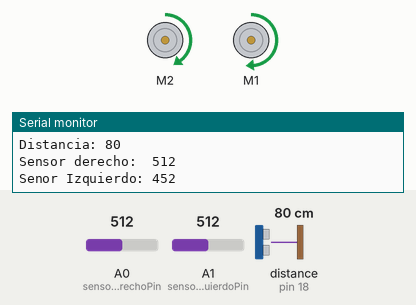
Simulated run of this sketch. Board: Arduino Uno, built with avr-gcc and run on an emulated ATmega328P. On the bench: 2 × DC motor (green arrow = forward, orange = backward, longer = faster), the last lines printed to the serial monitor. Wiring (inferred from the names in the program): ultrasonic range finder: trigger pin 19; echo pin 18. The inputs (shaded band) are chosen by the test bench; at power-on: distance to the obstacle (sensor on pin 18) 80 cm, A0 (sensorDerechoPin) = 512, A1 (sensorIzquierdoPin) = 512. The echo pulse lasts 58.3 µs per cm.

Above: at 1.2 s.
1.3 s: distance to the obstacle (sensor on pin 18) set to 17 cm
4.3 s: distance to the obstacle (sensor on pin 18) set to 14 cm
At 5.5 s:
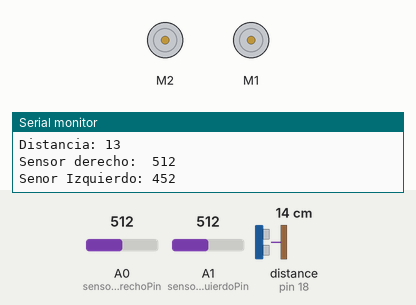
5.8 s: A0 (sensorDerechoPin) set to 592
8.8 s: A0 (sensorDerechoPin) set to 612
At 9.2 s:
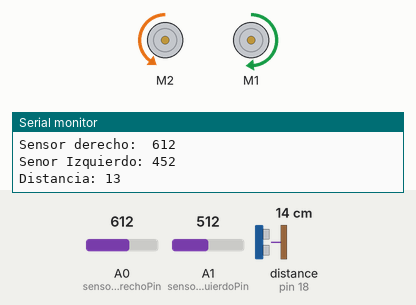
10.3 s: A1 (sensorIzquierdoPin) set to 540
At 11.6 s:
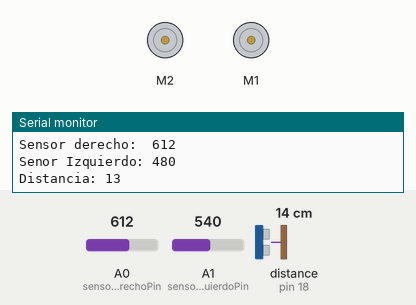
13.3 s: A1 (sensorIzquierdoPin) set to 900
At 14.1 s:
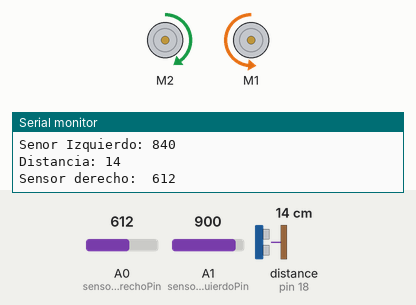
Timing chart, 0 to 15.8 s (numbered marks = the images above; inputs shaded):
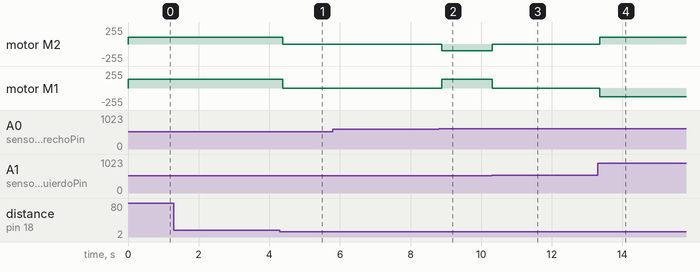

Measured:
- the behaviour switches between 16 and 15 cm on distance to the obstacle (sensor on pin 18) (found by bisection; images 0 and 1)
- the behaviour switches between 602 and 603 on A0 (sensorDerechoPin) (found by bisection; images 1 and 2)
- the behaviour switches between 521 and 522 on A1 (sensorIzquierdoPin) (found by bisection; images 2 and 3)
- after the input at 4.3 s, motor M2: forward 100/255 → stopped after 0.08 s; motor M1: forward 132/255 → stopped after 0.08 s
- after the input at 8.8 s, motor M2: stopped → backward 100/255 after 0.08 s; motor M1: stopped → forward 132/255 after 0.08 s
- after the input at 10.3 s, motor M2: backward 100/255 → stopped at once; motor M1: forward 132/255 → stopped at once
- after the input at 13.3 s, motor M2: stopped → forward 100/255 after 0.06 s; motor M1: stopped → backward 132/255 after 0.06 s

The sketch:

Manual_RMCA_P5_3.ino
```cpp
#define sensorDerechoPin 0//Pin analógico #0
#define sensorIzquierdoPin 1//Pin analógico #1

#define trigPin 19
#define echoPin 18

#include <AFMotor.h>


int valSD=0;//Variable para guardar el valor leido en el sensor derecho
int valSI=0;//Variable para guardar el valor leido en el sensor izquierdo
int compensacionSenLuz= 60;//Valor obtenido en el paso 5 de la práctica 5

//Ajustar este valor de ser necesario para tener una respuesta satisfactoria del robot
int difSenLuz=150;//diferencia mínima entre los valores de los sensores de luz para la toma de decisones


AF_DCMotor motorR(2);//El motor derecho está conectado a M2 en el Motor Shield
AF_DCMotor motorL(1);//El motor izquierdo está conectado a M1 en el Motor Shield

//Velocidades calibradas para giro en linea recta
//Coloca aquí las velocidades calibradas de tu robot
int vm_derecho_F=100;//velocidad del motor derecho para avance
int vm_derecho_B=100;//velocidad del motor derecho para retroceso
int vm_izquierdo_F=132;//velocidad del motor izquierdo para avance
int vm_izquierdo_B=132;//velocidad del motor izquierdo para retroceso

void setup() {

  Serial.begin(9600);//Inicializamos la comunicación serial
  pinMode(trigPin, OUTPUT);
  pinMode(echoPin, INPUT);

  // Encendemos los motores a una velocidad = 100/255
  motorR.setSpeed(100);
  motorL.setSpeed(100);
  motorR.run(RELEASE);//liberamos los motores
  motorL.run(RELEASE);
}

void loop() {
  long d=medirDistancia();//Obtenemos la distancia
  Serial.print("Distancia: ");
  Serial.println(d);//Imprimimos la distancia obtenida
  valSD = analogRead(sensorDerechoPin);//Tomamos la lectura analógica del sensor derecho y guardamos el valor
  valSI = analogRead(sensorIzquierdoPin);//Tomamos la lectura analógica del sensor izquierdo y guardamos el valor
  valSI = valSI - compensacionSenLuz;//Ajustamos el valor del sensor izquierdo al ser el qeu regsitró un valor mayor consistente en las pruebas realizadas en el paso 5 de la práctica 5
  //valSD = valSD - difSenLuz;//Descomenta esta linea si en tu caso fué el sensor derecho el de mayor valor promedio
  Serial.print("Sensor derecho:  ");//imprimimos sin salto de línea
  Serial.println(valSD);//Imprimimos con salto de línea
  Serial.print("Senor Izquierdo: ");//imprimimos sin salto de línea
  Serial.println(valSI);//imprimimos con salto de línea
  Serial.println();//Imprimimos un salto de línea adicional para teenr un formato fácil de leer en el monitor serie

  //delay(1000);descomenta para ver los valores en el monitor serie y comenta para dejar al robot funcionando//


  if(d>15){//Avanzamos mientras la distancia sea mayor a 15cm
    //Si la diferencia entre los los dos sensores es mayor al valor establecido en la variable difSenLuz avanzamos en curva
    if(abs(valSD - valSI) > difSenLuz){
      if(valSD > valSI) {curvaD();}
      if(valSI > valSD) {curvaI();}
    }
    else{
    //Si la diferencia no es mayor al valor difSenLuz
    avanzar();
    }
  }
  else{//Si la distancia es menor a 15cm

    //Si la diferencia entre los los dos sensores es mayor al valor establecido en la variable difSenLuz giramos para seguir avanzando
    if(abs(valSD - valSI) > difSenLuz){

      if(valSD > valSI) {//Giramos hacia la derecha cuando se incide más luz en el sensor derecho
        giroSinDesplazamientoD();

        delay(100);//mantenemos el giro pur una fracción de segundo para girar por lo menos 90 grados, modificar de ser necesario
        }
      if(valSI > valSD) {//Giramos hacia la izquierda cuando se incide más luz en el sensor izquierdo
        giroSinDesplazamientoI();
        delay(100);//mantenemos el giro pur una fracción de segundo para girar por lo menos 90 grados, modificar de ser necesario
        }

    }
    else{
      detenerse();
    }
  }
}


//Creamos la fucnción detenerse() para tener menos líneas de código dentro de la estructura loop(){}
//La función es de tipo void porque no regresa ningún valor
void detenerse(){
    motorR.run(RELEASE);
    motorL.run(RELEASE);
}

//Creamos la fucnción avanzar() para tener menos líneas de código dentro de la estructura loop(){}
//La función es de tipo void porque no regresa ningún valor
void avanzar(){
  motorR.setSpeed(vm_derecho_F );
  motorL.setSpeed(vm_izquierdo_F);
  motorR.run(FORWARD);
  motorL.run(FORWARD);
}

void giroSinDesplazamientoD(){
  motorR.setSpeed(vm_derecho_B );
  motorL.setSpeed(vm_izquierdo_F);
  motorR.run(BACKWARD);
  motorL.run(FORWARD);
}

void giroSinDesplazamientoI(){
  motorR.setSpeed(vm_derecho_F );
  motorL.setSpeed(vm_izquierdo_B);
  motorR.run(FORWARD);
  motorL.run(BACKWARD);
}

void curvaD(){
  motorR.setSpeed(vm_derecho_F /2);
  motorL.setSpeed(vm_izquierdo_F);
  motorR.run(FORWARD);
  motorL.run(FORWARD);
}

void curvaI(){
  motorR.setSpeed(vm_derecho_F );
  motorL.setSpeed(vm_izquierdo_F/2);
  motorR.run(FORWARD);
  motorL.run(FORWARD);
}


//Creamos la fucnción medirDistancia() para tener menos líneas de código dentro de la estructura loop(){}
//La función es de tipo long porque regresa un valor de tipo long
long medirDistancia(){
  long duracion, distancia; //variables utilizadas para el cálculo y el resultado
  digitalWrite(trigPin, LOW);
  delayMicroseconds(2);
  digitalWrite(trigPin, HIGH);
  delayMicroseconds(10);
  digitalWrite(trigPin, LOW);
  duracion = pulseIn(echoPin, HIGH);//Obtenemos el tiempo en microsegundos que le toma al pulso llegar a la superfice más cercana y regresar
  //Para el cálculo de la distancia tomamos la mitad del tiempo para considerar solo la ida del pulso
  //Y miltiplicamos por el factor 1/29.1 correspondiente a la velocidad del sonido en [centimetros/microsegundos]
  distancia = (duracion/2) / 29.1;
  return distancia;//Regresamos el valor calculado
}
```
